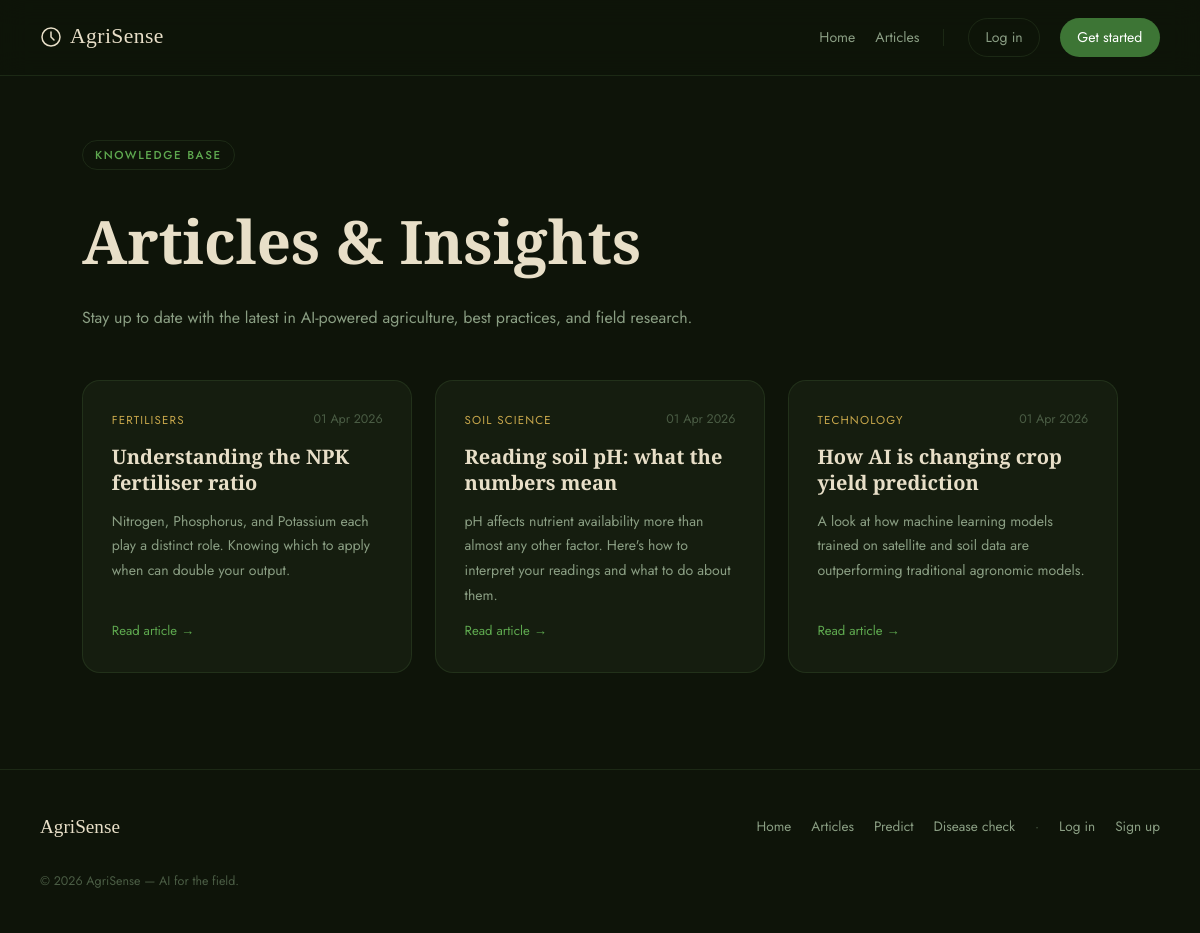
/blog/, run on an earlier commit of the app's database.
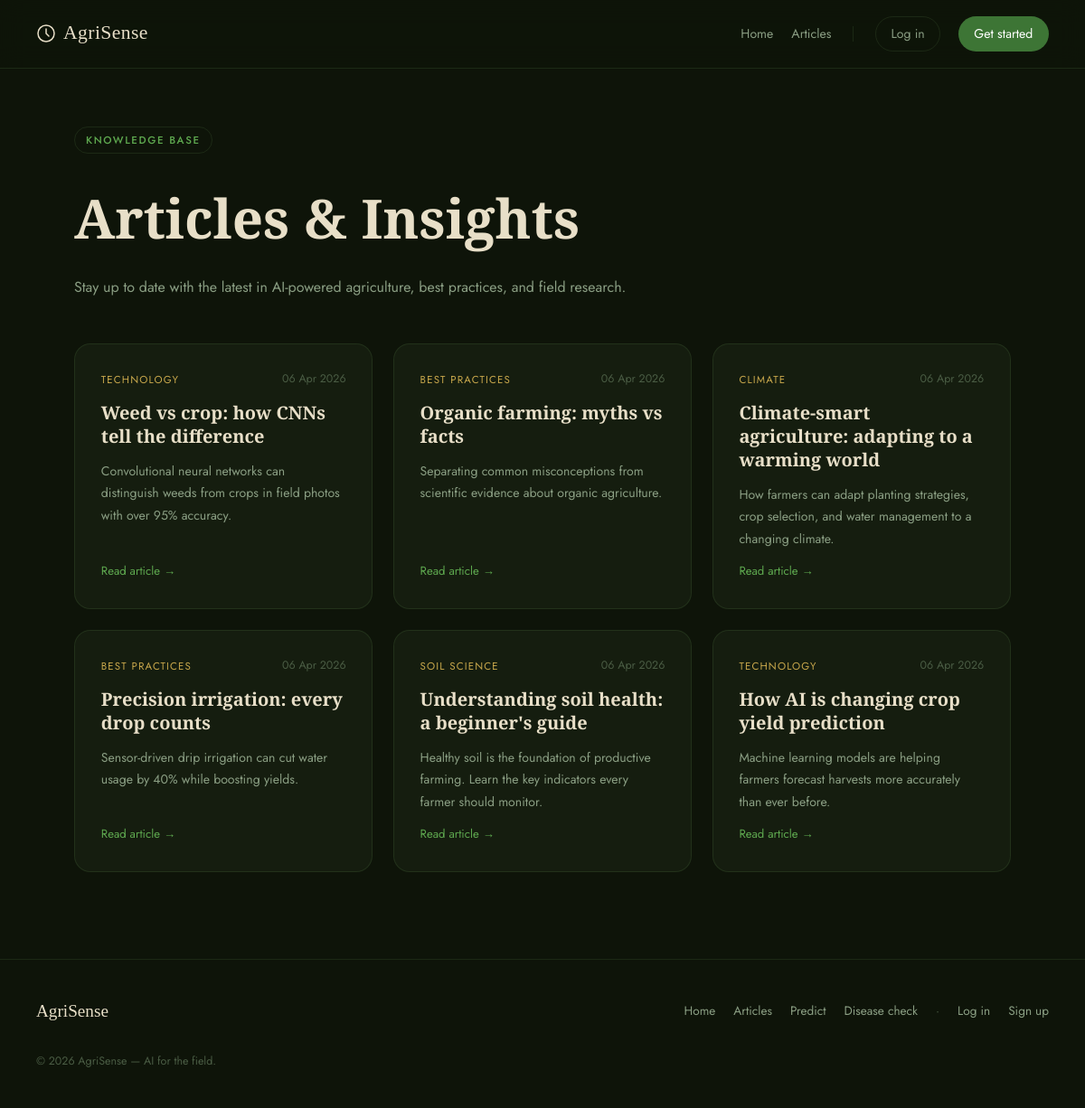
And on a later commit of the database.
### models.py (models this page shows, shortened)
class BlogPost(db.Model):
    __tablename__ = "blog_posts"
    id         = db.Column(db.Integer, primary_key=True)
    title      = db.Column(db.String(200), nullable=False)
    slug       = db.Column(db.String(200), unique=True, nullable=False)  # URL-friendly title
    summary    = db.Column(db.Text, nullable=False)   # shown on listing page
    body       = db.Column(db.Text, nullable=False)   # full HTML content
    tag        = db.Column(db.String(60))
    created_at = db.Column(db.DateTime, default=datetime.utcnow)

### routes/blog.py (the view)
@blog_bp.route("/")
def index():
    posts = BlogPost.query.order_by(BlogPost.created_at.desc()).all()
    return render_template("blog/index.html", posts=posts)

### templates/blog/index.html (shortened to what this page needs)
{% extends "base.html" %}
{% block content %}
<section class="blog-page">
  <div class="blog-hero">
    <span class="eyebrow">Knowledge base</span>
    <h1>Articles &amp; Insights</h1>
    <p>Stay up to date with the latest in AI-powered agriculture, best practices, and field research.</p>
  </div>
  {% if posts %}
    <div class="blog-grid">
      {% for post in posts %}
        <a href="{{ url_for('blog.article', slug=post.slug) }}" class="blog-card">
          <div class="blog-card-top">
            <span class="post-tag">{{ post.tag or 'General' }}</span>
            <span class="post-date">{{ post.created_at.strftime("%d %b %Y") }}</span>
          </div>
          <h2>{{ post.title }}</h2>
          <p>{{ post.summary }}</p>
          <span class="blog-read">Read article →</span>
        </a>
      {% endfor %}
    </div>
  {% else %}
    <div class="empty-state">
      <p>No articles published yet. Check back soon!</p>
    </div>
  {% endif %}
</section>
{% endblock %}

### templates/base.html (shortened to what this page needs)
<!DOCTYPE html>
<html lang="en">
<head>
  <link rel="stylesheet" href="{{ url_for('static', filename='css/main.css') }}">
</head>
<body>
<nav class="nav">
  <a href="{{ url_for('pages.home') }}" class="nav-logo">
    <svg width="22" height="22" viewBox="0 0 22 22" fill="none">
      <path d="M11 2C6 2 2 6 2 11s4 9 9 9 9-4 9-9-4-9-9-9z" stroke="currentColor" stroke-width="1.5"/>
      <path d="M11 6v5l3 3" stroke="currentColor" stroke-width="1.5" stroke-linecap="round"/>
    </svg>
    AgriSense
  </a>
  <div class="nav-links">
    <a href="{{ url_for('pages.home') }}">Home</a>
    <a href="{{ url_for('blog.index') }}">Articles</a>
    {% if current_user.is_authenticated %}
      <a href="{{ url_for('dashboard.index') }}">Dashboard</a>
      <a href="{{ url_for('ai.recommend') }}">Predict</a>
      <a href="{{ url_for('ai.disease') }}">Disease check</a>
      <a href="{{ url_for('auth.logout') }}" class="nav-btn nav-btn--outline">Log out</a>
    {% else %}
      <a href="{{ url_for('auth.login') }}" class="nav-btn nav-btn--outline">Log in</a>
      <a href="{{ url_for('auth.register') }}" class="nav-btn nav-btn--filled">Get started</a>
    {% endif %}
  </div>
</nav>
<main>{% block content %}{% endblock %}</main>
<footer class="site-footer">
  <div class="footer-inner">
    <span class="footer-logo">AgriSense</span>
    <nav class="footer-nav">
      <a href="{{ url_for('pages.home') }}">Home</a>
      <a href="{{ url_for('blog.index') }}">Articles</a>
      <a href="{{ url_for('ai.recommend') }}">Predict</a>
      <a href="{{ url_for('ai.disease') }}">Disease check</a>
      {% if not current_user.is_authenticated %}
        <span class="footer-nav__sep" aria-hidden="true">·</span>
        <a href="{{ url_for('auth.login') }}">Log in</a>
        <a href="{{ url_for('auth.register') }}">Sign up</a>
      {% endif %}
    </nav>
    <p class="footer-copy">© 2026 AgriSense — AI for the field.</p>
  </div>
</footer>
</body>
</html>

### static/css/main.css (style rules this page uses)
:root { --ink: #0e1409; --earth: #151d0f; --earth2: #1c2715; --earth3: #232f1b; --moss: #3d7535; --leaf: #5ea84f; --leaf-lt: #7fcf6d; --gold: #c9a84c; --gold-lt: #e0c278; --parchment: #e8dfc8; --mist: #8a9e83; --fog: #4a5c44; --line: rgba(93,140,80,.18); --radius-sm: 6px; --radius-md: 12px; --radius-lg: 18px; --radius-xl: 26px; --display: 'Cormorant Garamond', Georgia, serif; --body: 'Jost', system-ui, sans-serif; --trans: all .22s ease; }
*, *::before, *::after { box-sizing: border-box; margin: 0; padding: 0; }
html { scroll-behavior: smooth; }
body { background: var(--ink); color: var(--parchment); font-family: var(--body); font-size: 16px; line-height: 1.75; -webkit-font-smoothing: antialiased; }
a { color: var(--leaf); text-decoration: none; transition: color .2s; }
.eyebrow { display: inline-block; font-size: .72rem; font-weight: 500; letter-spacing: .14em; text-transform: uppercase; color: var(--leaf); border: 1px solid var(--line); padding: .25rem .75rem; border-radius: 999px; margin-bottom: 1.2rem; }
.nav { display: flex; align-items: center; justify-content: space-between; padding: 1.1rem 2.5rem; position: sticky; top: 0; z-index: 200; background: rgba(14,20,9,.90); backdrop-filter: blur(14px); border-bottom: 1px solid var(--line); }
.nav-logo { display: flex; align-items: center; gap: .5rem; font-family: var(--display); font-size: 1.35rem; color: var(--parchment); letter-spacing: .02em; }
.nav-links { display: flex; align-items: center; flex-wrap: wrap; gap: .75rem 1.25rem; font-size: .88rem; font-weight: 400; justify-content: flex-end; }
.nav-links a { color: var(--mist); }
.nav-btn--filled { background: var(--moss); color: #fff !important; padding: .45rem 1.1rem; border-radius: 999px; }
.nav-btn--outline { border: 1px solid var(--line); color: var(--mist) !important; padding: .4rem 1rem; border-radius: 999px; }
.post-tag { font-size: .72rem; text-transform: uppercase; letter-spacing: .1em; color: var(--gold); }
.post-date { font-size: .78rem; color: var(--fog); }
.blog-page { max-width: 1100px; margin: 0 auto; padding: 4rem 2rem 6rem; }
.blog-hero { margin-bottom: 3rem; }
.blog-hero h1 { font-family: var(--display); font-size: clamp(2.5rem, 5vw, 4rem); margin-bottom: .6rem; }
.blog-hero p { color: var(--mist); }
.blog-grid { display: grid; grid-template-columns: repeat(auto-fill, minmax(300px, 1fr)); gap: 1.4rem; }
.blog-card { display: flex; flex-direction: column; gap: .8rem; background: var(--earth); border: 1px solid var(--line); border-radius: var(--radius-lg); padding: 1.8rem; color: var(--parchment); transition: var(--trans); }
.blog-card-top { display: flex; justify-content: space-between; align-items: center; }
.blog-card h2 { font-family: var(--display); font-size: 1.25rem; line-height: 1.3; }
.blog-card p { font-size: .88rem; color: var(--mist); flex: 1; }
.blog-read { font-size: .82rem; color: var(--leaf); }
.site-footer { border-top: 1px solid var(--line); padding: 2.5rem; }
.footer-inner { max-width: 1300px; margin: 0 auto; display: flex; flex-wrap: wrap; align-items: center; gap: 1.5rem; }
.footer-logo { font-family: var(--display); font-size: 1.2rem; color: var(--parchment); margin-right: auto; }
.footer-nav { display: flex; flex-wrap: wrap; align-items: center; gap: .5rem 1.25rem; font-size: .85rem; }
.footer-nav a { color: var(--mist); }
.footer-nav__sep { color: var(--fog); user-select: none; }
.footer-copy { font-size: .78rem; color: var(--fog); width: 100%; margin-top: .25rem; }

What changed in the data, as far as the page shows it:
removed BlogPost: tag "FERTILISERS", created_at "01 Apr 2026", title "Understanding the NPK fertiliser ratio", summary "Nitrogen, Phosphorus, and Potassium each play a distinct role. Knowing which to apply when can double your output."
added BlogPost: tag "TECHNOLOGY", created_at "06 Apr 2026", title "Weed vs crop: how CNNs tell the difference", summary "Convolutional neural networks can distinguish weeds from crops in field photos with over 95% accuracy."
added BlogPost: tag "BEST PRACTICES", created_at "06 Apr 2026", title "Organic farming: myths vs facts", summary "Separating common misconceptions from scientific evidence about organic agriculture."
added BlogPost: tag "CLIMATE", created_at "06 Apr 2026", title "Climate-smart agriculture: adapting to a warming world", summary "How farmers can adapt planting strategies, crop selection, and water management to a changing climate."
added BlogPost: tag "BEST PRACTICES", created_at "06 Apr 2026", title "Precision irrigation: every drop counts", summary "Sensor-driven drip irrigation can cut water usage by 40% while boosting yields."
changed BlogPost "SOIL SCIENCE": created_at "01 Apr 2026" → "06 Apr 2026"; title "Reading soil pH: what the numbers mean" → "Understanding soil health: a beginner's guide"; summary "pH affects nutrient availability more than almost any other factor. Here's how to interpret your readings and what to do about them." → "Healthy soil is the foundation of productive farming. Learn the key indicators every farmer should monitor."
changed BlogPost "How AI is changing crop yield prediction": created_at "01 Apr 2026" → "06 Apr 2026"; summary "A look at how machine learning models trained on satellite and soil data are outperforming traditional agronomic models." → "Machine learning models are helping farmers forecast harvests more accurately than ever before."
